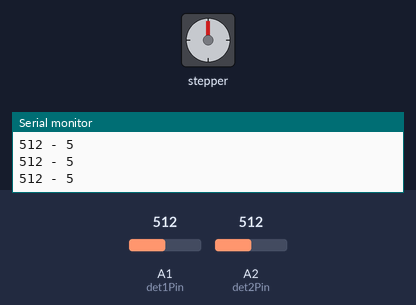
The sketch below on a simulated Arduino Uno, built with avr-gcc and run on an emulated ATmega328P. Parts: stepper motor, the last lines printed to the serial monitor. The inputs (shaded band) are chosen by the test bench; at power-on: A1 (det1Pin) = 512, A2 (det2Pin) = 512. Stepper angles assume 1024 steps per turn.

Above: at 1.2 s.
1.3 s: A1 (det1Pin) set to 216
2.8 s: A1 (det1Pin) set to 184
At 2.99 s:
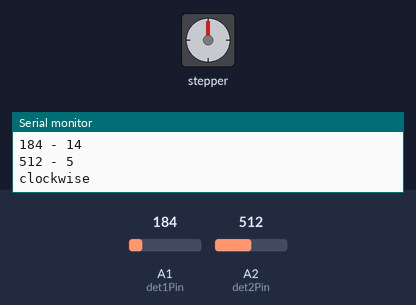
At 10.02 s:
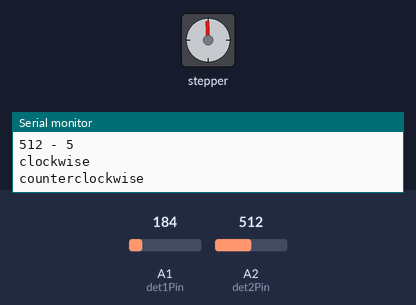
Timing chart, 0 to 22.4 s (numbered marks = the images above; inputs shaded):
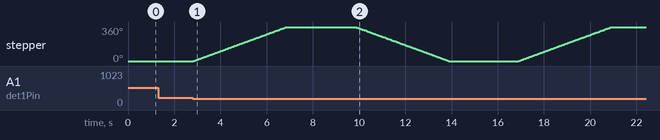

The sketch:

PI_JF_1.0.ino
```cpp
const int det1Pin  = A1;
const int det2Pin  = A2;
int det1Val  = 0;
int det2Val  = 0;

//Tom + lcd
//ajouter digicode et code corentin

#include <Stepper.h>

// Define number of steps per rotation:
const int stepsPerRevolution = 1024;
// Wiring:
// Pin 8 to IN1 on the ULN2003 driver
// Pin 9 to IN2 on the ULN2003 driver
// Pin 10 to IN3 on the ULN2003 driver
// Pin 11 to IN4 on the ULN2003 driver
// Create stepper object called 'myStepper', note the pin order:
Stepper myStepper = Stepper(stepsPerRevolution, 8, 10, 9, 11);

void setup() {
  // Set the speed to 5 rpm:
  myStepper.setSpeed(15);

  // Begin Serial communication at a baud rate of 9600:
  Serial.begin(9600);
  Serial.println(F("Initialize System"));

  pinMode(det1Pin, INPUT);
  pinMode(det2Pin, INPUT);
}


void loop() {
  testDET();
}

void testDET( ) { /* function testDET1 */
  ////Read distance sensor
  det1Val = analogRead(det1Pin);
  Serial.print(det1Val); Serial.print(F(" - ")); Serial.println(distRawToPhys(det1Val));
  det2Val = analogRead(det2Pin);
  Serial.print(det2Val); Serial.print(F(" - ")); Serial.println(distRawToPhys(det2Val));

  if (det1Val < 200 or det2Val < 200) {

  Serial.println("clockwise");
  myStepper.step(stepsPerRevolution);

  delay(3000);

  Serial.println("counterclockwise");
  myStepper.step(-stepsPerRevolution);


  delay(3000);

   }
}

int distRawToPhys(int raw) { /* function distRawToPhys */
  ////IR Distance sensor conversion rule
  float Vout = float(raw) * 0.0048828125; // Conversion analog to voltage
  int phys = 13 * pow(Vout, -1); // Conversion volt to distance

  return phys;

}
```

Measured:
- the behaviour switches between 200 and 199 on A1 (det1Pin) (found by bisection; images 0 and 1)
- after the input at 2.8 s, stepper: turns 360° clockwise in 4.0 s, then 360° counter-clockwise in 4.0 s, then 360° clockwise in 4.0 s
